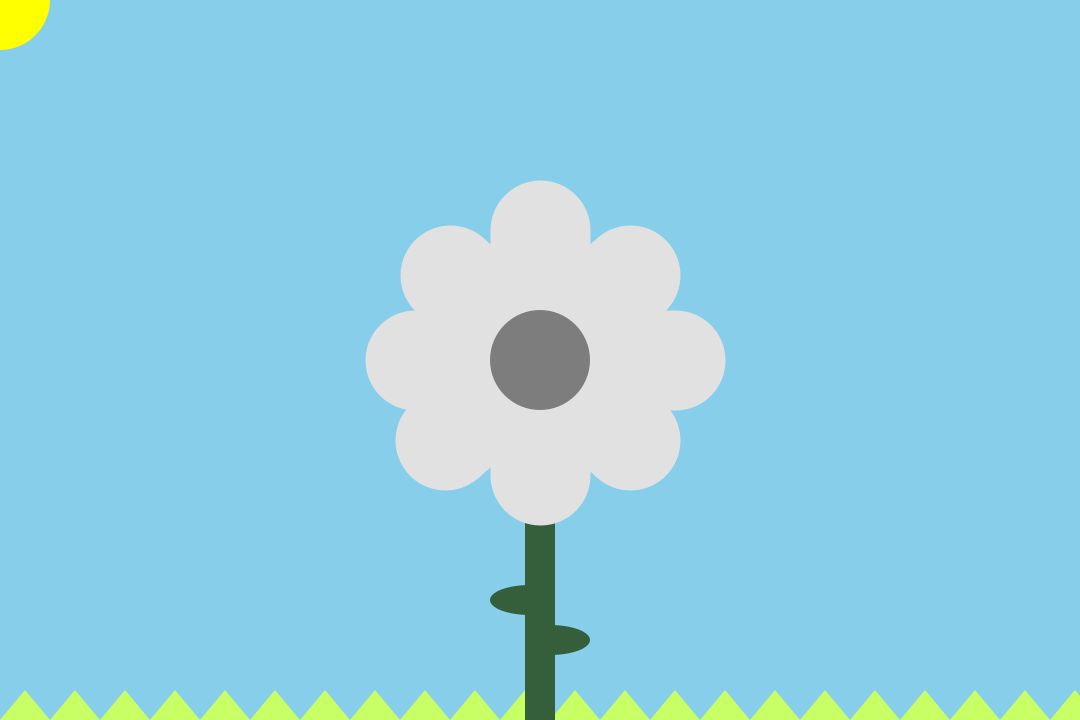
Frame 1 (no input)
Frame 60 (the mouse pressed at the canvas centre just before this capture): identical to frame 1, image omitted
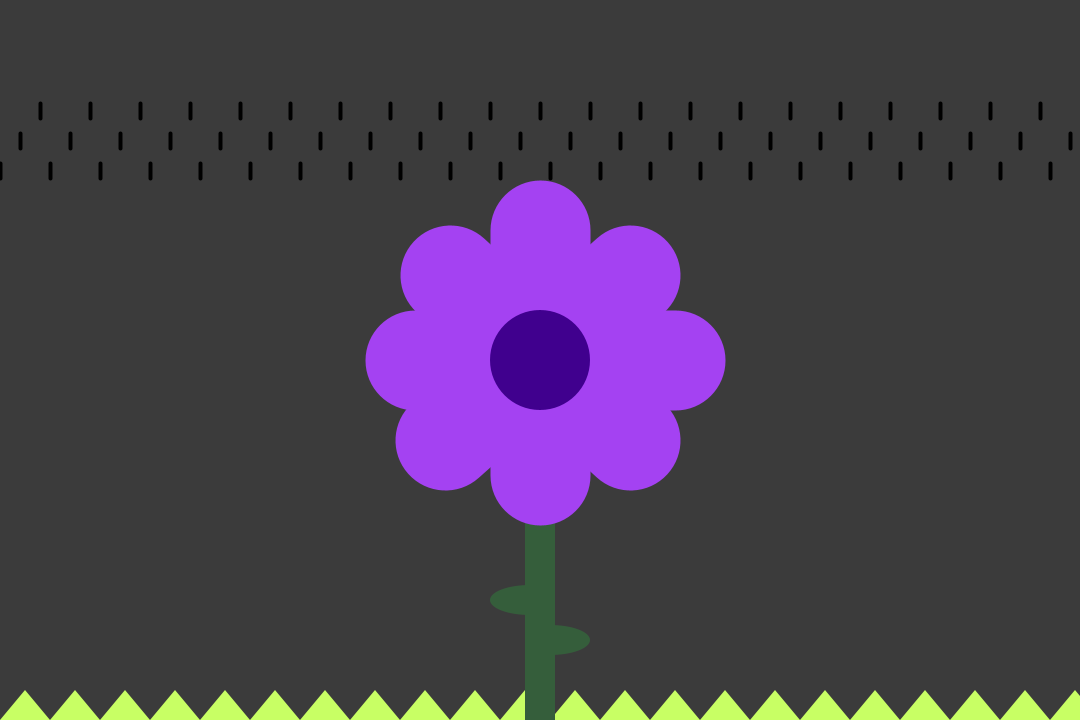
Frame 120 (the mouse held since frame 60 and released just before this capture)

The Processing sketch that drew these frames (run headless with seeded random() and noise(); from frame 60 on, the mouse is pressed at the canvas centre):

// Processing sketch: EC_OOP_SlidingGrass
// ── EC_OOP_SlidingGrass.pde
//Sliding Grass OOP by Renuka 
float r = 225;
float g = 225;
float b = 225;
float y = 0;
float count = 0;
int diameter = 100; 

//Declare grass field array
Grass[] grassField = new Grass[100];

void setup() {
  size (1080, 720);
  rectMode(CENTER);
  
  //Initialize elements of grass field array 
  for (int i = 0; i < grassField.length; i++) {
    grassField[i] = new Grass((50*i), height, 50, i/15);
  }
}

void draw() {
  //RAIN SHOWER
  // move cursor on the left side to keep the sun and sky
  // move the cursor to the right side to make the sky gray
  if (mouseX < width/2) {
    background (135, 206, 235);
  } else {
    background (count);
    for (int x=0; x<=width+40; x+=50) {
      stroke(0);
      strokeWeight(4);
      line(x, y, x, y-15); //bottom row
      line(x-30, y-30, x-30, y-45); //middle row
      line(x-60, y-60, x-60, y-75); //top row
    }
  }

  y+=1.5;  //y value of lines increments after we exit the for loop

  if (y>=(height/4)+50) { //if y value reaches 50 pixels below canvas
    y=-50;  //sets y value to 50 pixels above canvas
  }

  if (count<=100) {
    count = count+0.5;
  } else {
    count = 10;
  }

  //SUN 
  //Press and hold the spacebar to increase the size of the sun
  noStroke();
  fill(255, 255, 0);
  if (mouseX < width/2) {
    ellipse(0, 0, diameter, diameter);
  }
  if (keyPressed == true && diameter <= 350) {
    ellipse(0, 0, diameter, diameter++);
  }

  //Mouse pressed on stem creates "grass" pattern
  //Run each element of grass field array
  for (int i = 0; i < grassField.length; i++) {
    grassField[i].move();
    grassField[i].display();
  }

  //STEM
  noStroke();
  fill(53, 94, 59);
  rect(width/2, height, 30, height);

  //arc(x, y, width, height, start, stop, mode)

  //LEFT LEAF
  arc(530, 600, 80, 30, HALF_PI, PI+HALF_PI);

  //RIGHT LEAF
  arc(550, 640, 80, 30, PI+HALF_PI, TWO_PI+HALF_PI);

  fill(255, 255, 0);
  stroke(r, g, b);
  strokeWeight(100);

  // press mouse to change color of the flower 
  //PETALS
  //diagonal top left to bottom right
  line (450, 275, 630, 440);

  //diagonal top right to bottom left
  line (630, 275, 445, 440);

  //vertical
  line (540, 230, 540, 475);

  //horizontal
  line (415, 360, 675, 360);

  //CENTER CIRCLE
  fill(r-100, g-100, b-100);
  noStroke();
  circle(540, 360, 100);
}  

// assign random values for r, g, b
void mousePressed() {
  r = random(255);
  g = random(255);
  b = random(255);
}

// ── Grass.pde
class Grass {
  // data (instance variables)
  int x;
  int y;
  int d;
  int speed;

  // constructor
  Grass(int tempX, int tempY, int tempD, int tempSpeed) {
    x = tempX;
    y = tempY;
    d = tempD;
    speed = tempSpeed;
  }

  // methods
  void display() {
    fill(200, 255, 100);
    triangle(x, y, x+d, y, x+25, y-30);
  }

  void move() {
    if (mouseX < width/2 && mouseX>width/2-15 && mouseX<width/2+15) {
      x = x + speed;
      if (x>width) {
        x=0;
      }
    }
  }
}
